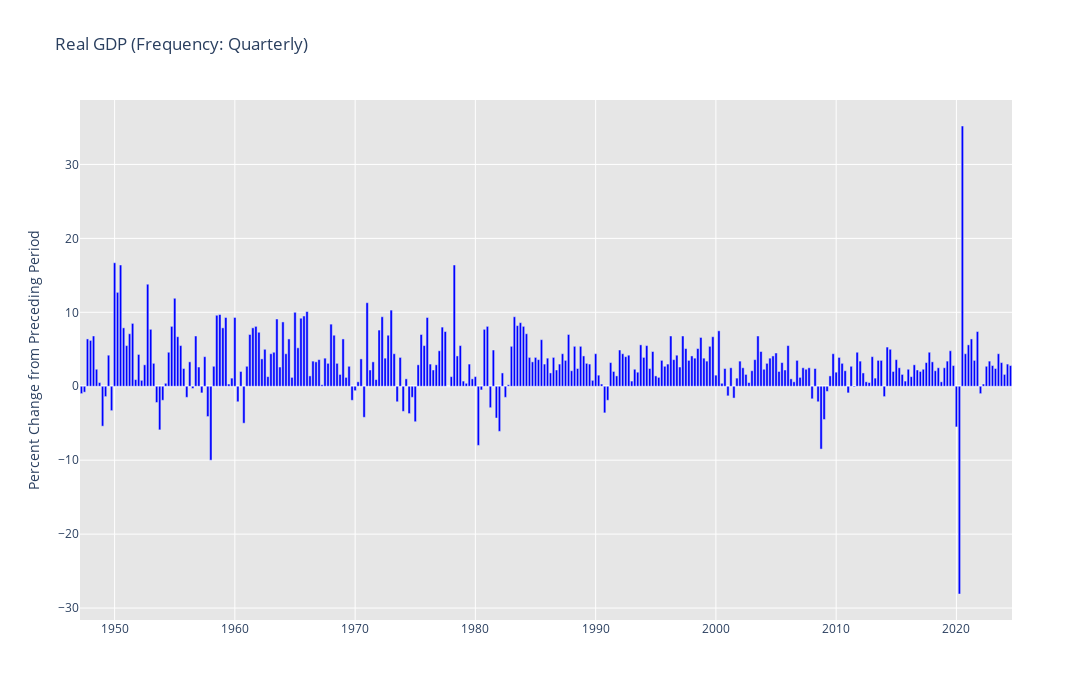

The notebook cell this image was saved under:
### Code cell
fig = go.Figure()

fig.add_trace(go.Bar(
    x=real_GDP_df.index,
    y=real_GDP_df['GDP'],
    name='Real GDP',
    marker=dict(color='blue'),
))

fig.update_layout(
    title=dict(text='Real GDP (Frequency: Quarterly)'),
    plot_bgcolor='rgb(230, 230,230)',
    width=1400,
    height=700,
    hovermode="x unified",
    yaxis=dict(title="Percent Change from Preceding Period %", exponentformat="none", showgrid=True),
    barmode="group",
    legend=dict(x=0.5, y=-0.2, orientation="h"),
    xaxis=dict(showgrid=True),
)

fig.show()

### Figure 1 — Plotly figure (JSON) as saved in the notebook; plotly's stock layout.template omitted (floating-point values rounded to 4 significant figures; data arrays with more than 128 entries replaced by an {"elided": "..."} marker saying what was removed)
{"data": [{"marker": {"color": "blue"}, "name": "Real GDP", "type": "bar", "x": {"elided": "310 str values"}, "y": {"elided": "310 float values"}}], "layout": {"barmode": "group", "height": 700, "hovermode": "x unified", "legend": {"orientation": "h", "x": 0.5, "y": -0.2}, "plot_bgcolor": "rgb(230, 230,230)", "title": {"text": "Real GDP (Frequency: Quarterly)"}, "width": 1400, "xaxis": {"showgrid": true}, "yaxis": {"exponentformat": "none", "showgrid": true, "title": {"text": "Percent Change from Preceding Period"}}}}
